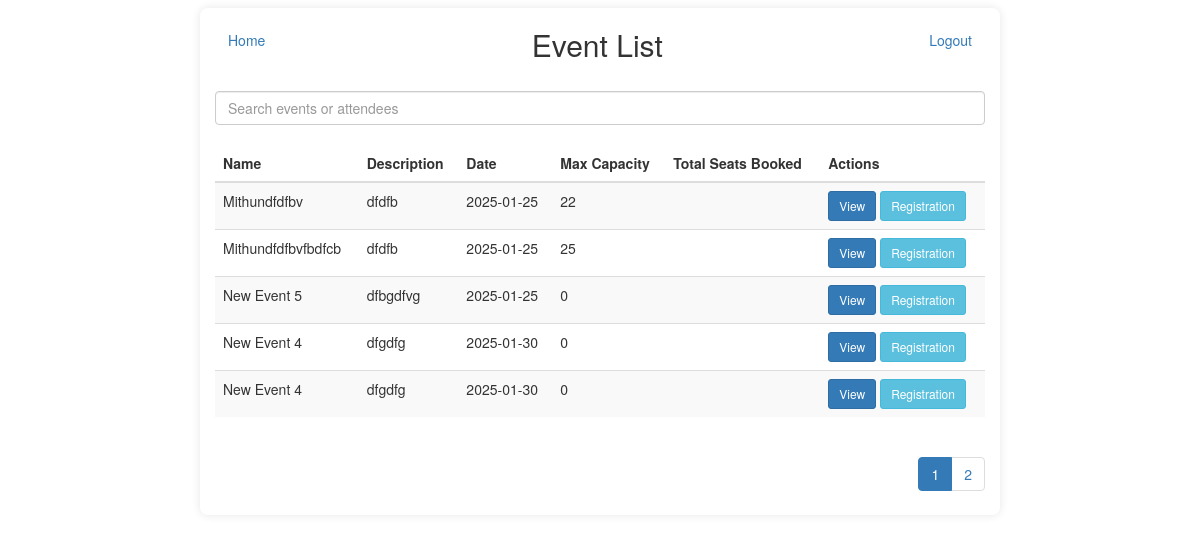
/event-management-system/ (signed in), run on an earlier commit of the app's database.
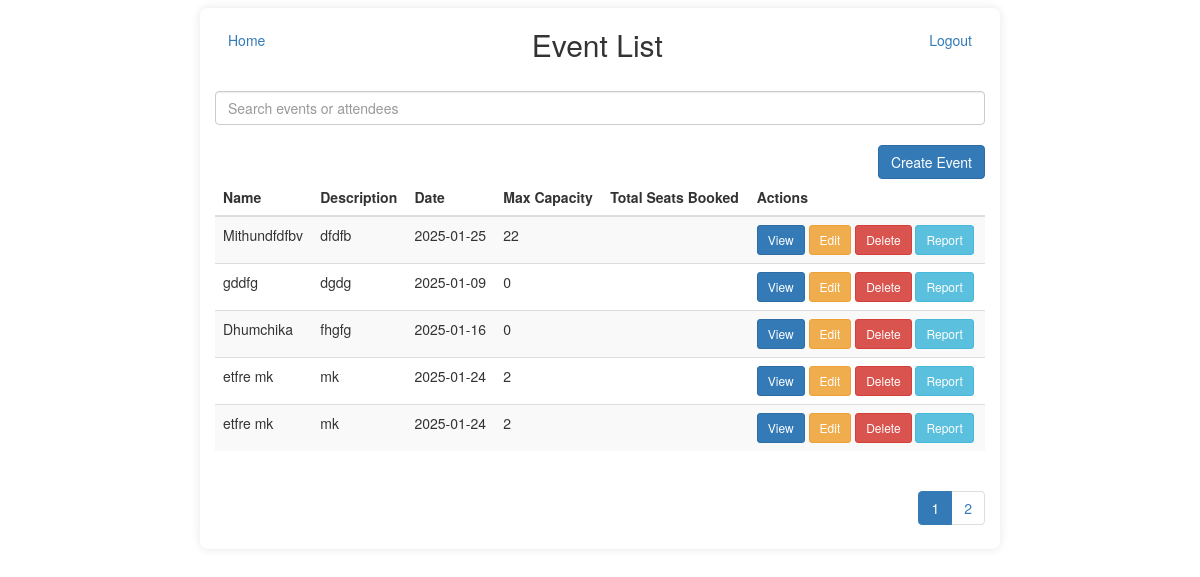
And on a later commit of the database.
### tables this page shows
CREATE TABLE `events` (
  `id` int(11) NOT NULL,
  `name` varchar(100) NOT NULL,
  `description` text NOT NULL,
  `date` date NOT NULL,
  `max_capacity` int(11) NOT NULL,
  `created_by` int(11) DEFAULT NULL,
  `created_at` timestamp NOT NULL DEFAULT current_timestamp()
);

### controllers/EventController.php (called while the page is built, shortened)
<?php
class EventController {
    private $eventModel;
    public function __construct($db) {
        require_once __DIR__ . '/../models/Event.php';
        $this->eventModel = new Event($db);
    }
    public function index() {
        $page = isset($_GET['page']) ? (int)$_GET['page'] : 1;
        $limit = 5;
        $offset = ($page - 1) * $limit;
        $events = $this->eventModel->getEventsWithPagination($limit, $offset);
        $totalEvents = $this->eventModel->getTotalEvents();
        $totalPages = ceil($totalEvents / $limit);
        require __DIR__ . '/../views/events/list.php';
    }
}
?>

### Router.php (called while the page is built, shortened)
<?php
class Router {
    private $routes = [];
    public function add($route, $callback) {
        $this->routes[$route] = $callback;
    }
    public function dispatch($url) {
        foreach ($this->routes as $route => $callback) {
            if ($route === $url) {
                return call_user_func($callback);
            }
        }
    }
}
?>

### models/Event.php (called while the page is built, shortened)
<?php
class Event {
    private $db;
    public function __construct($db) {
        $this->db = $db;
    }
    public function getEventsWithPagination($limit, $offset) {
        $stmt = $this->db->prepare("SELECT * FROM events LIMIT ? OFFSET ?");
        $stmt->bindParam(1, $limit, PDO::PARAM_INT);
        $stmt->bindParam(2, $offset, PDO::PARAM_INT);
        $stmt->execute();
        return $stmt->fetchAll(PDO::FETCH_ASSOC);
    }
    public function getTotalEvents() {
        $stmt = $this->db->query("SELECT COUNT(*) as count FROM events");
        $result = $stmt->fetch(PDO::FETCH_ASSOC);
        return $result['count'];
    }
}
?>

### views/events/list.php (the view, shortened to what this page needs)
<!DOCTYPE html>
<html lang="en">
<head>
    <link rel="stylesheet" href="https://cdn.jsdelivr.net/npm/bootstrap@3.3.7/dist/css/bootstrap.min.css">
</head>
<body>
<?php
    $isAdmin = isset($_SESSION['is_admin']) && $_SESSION['is_admin'];
?>
    <div class="container">
    <div style="display: flex; justify-content: space-between; align-items: center;">
    <a href="/event-management-system/" class="btn btn-link"><i class="fas fa-home"></i> Home</a>
    <h2>Event List</h2>
            <div class="text-right">
                <a href="/event-management-system/logout" class="btn btn-secondary">Logout</a>
            </div>
        </div>
        <input type="text" id="searchQuery" class="form-control" placeholder="Search events or attendees" style="margin-top: 20px; margin-bottom: 20px;">
        <?php if ($isAdmin): ?>
        <div class="text-right">
            <a href="/event-management-system/events/create" class="btn btn-primary">Create Event</a>
        </div>
        <?php endif; ?>
        <table class="table table-striped">
            <thead>
                <tr>
                    <th>Name</th>
                    <th>Description</th>
                    <th>Date</th>
                    <th>Max Capacity</th>
                    <th>Total Seats Booked</th>
                    <th>Actions</th>
                </tr>
            </thead>
            <tbody id="eventList">
                <?php if (!empty($events)): ?>
                    <?php foreach ($events as $event): ?>
                        <tr>
                            <td><?= htmlspecialchars($event['name']) ?></td>
                            <td><?= htmlspecialchars($event['description']) ?></td>
                            <td><?= htmlspecialchars($event['date']) ?></td>
                            <td><?= htmlspecialchars($event['max_capacity']) ?></td>
                            <td><?= htmlspecialchars($event['total_seats_booked']) ?></td>
                            <td>
                                <a href="/event-management-system/events/view?id=<?= $event['id'] ?>" class="btn btn-primary btn-sm">View</a>
                                <?php if ($isAdmin): ?>
                                    <a href="/event-management-system/events/edit?id=<?= $event['id'] ?>" class="btn btn-warning btn-sm">Edit</a>
                                    <a href="/event-management-system/events/delete?id=<?= $event['id'] ?>" class="btn btn-danger btn-sm" onclick="return confirm('Are you sure?')">Delete</a>
                                    <a href="/event-management-system/download_report?id=<?= $event['id'] ?>" class="btn btn-info btn-sm">Report</a>
                                <?php else: ?>
                                    <a href="/event-management-system/attendee?id=<?= $event['id'] ?>" class="btn btn-info btn-sm">Registration</a>
                                <?php endif; ?>
                            </td>
                        </tr>
                    <?php endforeach; ?>
                <?php else: ?>
                    <tr>
                        <td colspan="5">No events found.</td>
                    </tr>
                <?php endif; ?>
            </tbody>
        </table>
        <nav aria-label="Page navigation" class="text-right">
            <ul class="pagination">
                <?php for ($i = 1; $i <= $totalPages; $i++): ?>
                    <li class="page-item <?= ($i == $page) ? 'active' : '' ?>">
                        <a class="page-link" href="?page=<?= $i ?>"><?= $i ?></a>
                    </li>
                <?php endfor; ?>
            </ul>
        </nav>
    </div>
</body>
</html>

### index.php (shortened to what this page needs)
<?php
require_once 'Router.php';
$router = new Router();
function handleRequest($controllerName, $methodName, $id = null) {
    $db = (new DatabaseConnection())->connect();
    $controller = new $controllerName($db);
    if ($id !== null) {
        $controller->$methodName($id);
    } else {
        $controller->$methodName();
    }
}
$router->add('/event-management-system/getRegisteredSeats', function() {
    handleRequest('EventController', 'getRegisteredSeats');
});
$router->add('/event-management-system/attendee', function() {
    handleRequest('EventController', 'registerAttendee');
});
$router->add('/event-management-system/events/create', function() {
    handleRequest('EventController', 'create');
});
$router->add('/event-management-system/events/edit', function() {
    handleRequest('EventController', 'edit', $_GET['id']);
});
$router->add('/event-management-system/events/delete', function() {
    handleRequest('EventController', 'delete', $_GET['id']);
});
$router->add('/event-management-system/login', function() {
    handleRequest('AuthController', 'login');
});
$router->add('/event-management-system/register', function() {
    handleRequest('AuthController', 'register');
});
$router->add('/event-management-system/logout', function() {
    handleRequest('AuthController', 'logout');
});
$router->add('/event-management-system/', function() {
    handleRequest('EventController', 'index');
});
$router->add('/event-management-system/download_report', function() {
    handleRequest('EventController', 'downloadReport', $_GET['id']);
});
$router->add('/event-management-system/events/view', function() {
    handleRequest('EventController', 'viewEvent', $_GET['id']);
});
$router->add('/event-management-system/search', function() {
    handleRequest('EventController', 'search');
});
$router->add('/event-management-system/searchAttendees', function() {
    handleRequest('EventController', 'searchAttendees');
});
$url = parse_url($_SERVER['REQUEST_URI'], PHP_URL_PATH);
$router->dispatch($url);
?>

### views/events/list.php (style rules this page uses)
.container { border-radius: 8px; box-shadow: 0 0 10px rgba(0, 0, 0, 0.1); max-width: 800px; margin-top: 8px; }

What changed in the data, as far as the page shows it:
removed events: name "Mithundfdfbvfbdfcb", description "dfdfb", date "2025-01-25", max_capacity "25"
removed events: name "New Event 5", description "dfbgdfvg", date "2025-01-25", max_capacity "0"
removed events: name "New Event 4", description "dfgdfg", date "2025-01-30", max_capacity "0"
computed for events "Mithundfdfbv": text "Registration" → "Edit Delete Report"
now on this page (row unchanged): events: name "gddfg", description "dgdg", date "2025-01-09", max_capacity "0"
now on this page (row unchanged): events: name "Dhumchika", description "fhgfg", date "2025-01-16", max_capacity "0"
now on this page (row unchanged): events: name "etfre mk", description "mk", date "2025-01-24", max_capacity "2"
Also different on the page:
text now shown: "Create Event"
